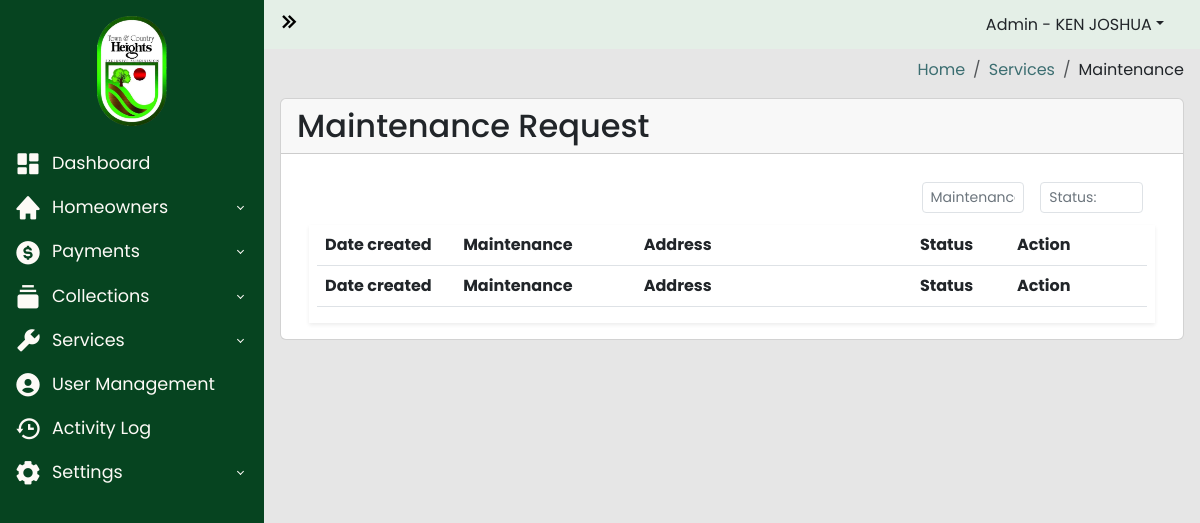
Page /admin-panel/maintenance_request.php (signed in) on the earlier database version.
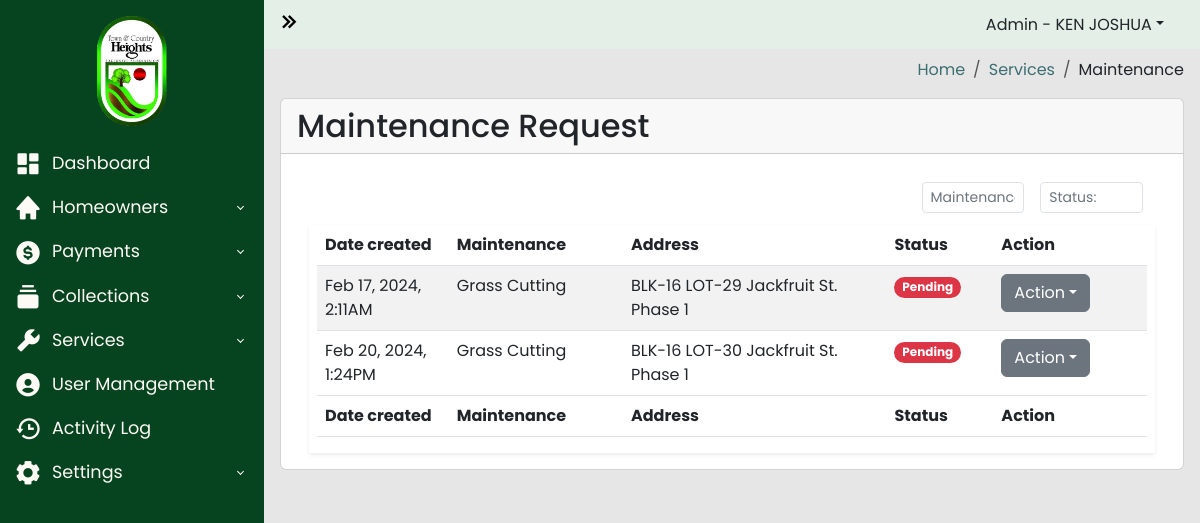
Same page on the later database version.
### tables this page shows
CREATE TABLE `maintenance_request` (
  `id` int(255) NOT NULL,
  `property_id` int(255) NOT NULL,
  `maintenance` varchar(255) NOT NULL,
  `date_created` datetime NOT NULL,
  `date_approved` datetime NOT NULL,
  `status` varchar(255) NOT NULL DEFAULT 'PENDING',
  `archive` varchar(255) NOT NULL DEFAULT 'ACTIVE'
);

CREATE TABLE `property_list` (
  `id` int(100) NOT NULL,
  `homeowners_id` int(100) NOT NULL,
  `blk` varchar(100) NOT NULL,
  `lot` varchar(100) NOT NULL,
  `phase` varchar(100) NOT NULL,
  `street` varchar(100) NOT NULL,
  `tenant` int(100) DEFAULT NULL,
  `archive` varchar(255) NOT NULL DEFAULT 'ACTIVE'
);

### admin-panel/maintenance_request.php (the view, shortened to what the changed rows need)
<?php
require_once("../includes/header.php");
?>
<?php
$server = new Server;
$server->adminAuthentication();
?>
<body>
  <div class="wrapper">
    <div class="main">
      <main class="content px-3 py-2">
        <div class="card">
          <div class="card-header">
            <h2>Maintenance Request</h2>
          </div>
          <div class="card-body">
            <div class="container-fluid">
              <section class="main-content">
                <div class="row">
                  <div class="col-xs-12">
                    <div class="box">
                      <div class="body-box shadow-sm">
                        <div class="table-responsive mx-2">
                          <table id="maintenanceRequestTable" class="table table-striped" style="width:100%">
                            <thead>
                              <tr>
                                <th width="10%">Date created</th>
                                <th width="10%">Maintenance</th>
                                <th width="20%">Address</th>
                                <th width="5%">Status</th>
                                <th width="10%">Action</th>
                              </tr>
                            </thead>
                            <tbody class="">
                              <?php
                              $query = "SELECT
                              maintenance_request.id as maintenance_request_id,
                              maintenance_request.maintenance,
                              maintenance_request.date_created as date_requested,
                              maintenance_request.status as maintenance_status,
                              property_list.blk as property_blk,
                              property_list.lot as property_lot,
                              property_list.phase as property_phase,
                              property_list.street as property_street,
                              homeowners_users.firstname,
                              homeowners_users.middle_initial,
                              homeowners_users.lastname
                               FROM maintenance_request
                               INNER JOIN property_list ON maintenance_request.property_id = property_list.id
                               INNER JOIN homeowners_users ON property_list.homeowners_id = homeowners_users.id
                               ";
                              $connection = $server->openConn();
                              $stmt = $connection->prepare($query);
                              $stmt->execute();
                              if ($stmt->rowCount() > 0) {
                                while ($result = $stmt->fetch()) {
                                  $maintenance = $result['maintenance'];
                                  $date_requested = $result['date_requested'];
                                  $address = "BLK-" . $result['property_blk'] . " LOT-" . $result['property_lot'] . " " . $result['property_street'] . " St. " . $result['property_phase'] . "";
                                  $status = $result['maintenance_status'];
                              ?>
                                  <tr>
                                    <td><?php echo date("M j, Y, g:sA", strtotime($date_requested)); ?></td>
                                    <td><?php echo $maintenance; ?></td>
                                    <td><?php echo $address; ?></td>
                                    <td>
                                      <?php
                                      if ($status == "PENDING") {
                                      ?>
                                        <span class="badge rounded-pill text-bg-danger">Pending</span>
                                      <?php
                                      } elseif ($status == "ONGOING") {
                                      ?>
                                        <span class="badge rounded-pill text-bg-info">Ongoing</span>
                                      <?php
                                      } elseif ($status == "DONE") {
                                      ?>
                                        <span class="badge rounded-pill text-bg-success">Done</span>
                                      <?php
                                      } else {
                                      ?>
                                        <span class="badge rounded-pill text-bg-secondary">status</span>
                                      <?php
                                      }
                                      ?>
                                    </td>
                                    <td>
                                      <div class="dropdown">
                                        <a type="button" class="btn btn-secondary dropdown-toggle" data-bs-toggle="dropdown">Action</a>
                                      </div>
                                    </td>
                                  </tr>
                              <?php
                                }
                              }
                              ?>
                            </tbody>
                            <tfoot>
                              <tr>
                                <th width="10%">Date created</th>
                                <th width="10%">Maintenance</th>
                                <th width="20%">Address</th>
                                <th width="5%">Status</th>
                                <th width="10%">Action</th>
                              </tr>
                            </tfoot>
                          </table>
                        </div>
                      </div>
                    </div>
                  </div>
                </div>
              </section>
            </div>
          </div>
        </div>
      </main>
    </div>
  </div>
  <?php
  include("../includes/footer.php");
  ?>

Differences in the rows shown:
added maintenance_request: date_created "Feb 17, 2024, 2:11AM", maintenance "Grass Cutting", property_list.blk+lot+street "BLK-16 LOT-29 Jackfruit St. Phase 1", status "Pending"
added maintenance_request: date_created "Feb 20, 2024, 1:24PM", maintenance "Grass Cutting", property_list.blk+lot+street "BLK-16 LOT-30 Jackfruit St. Phase 1", status "Pending"
